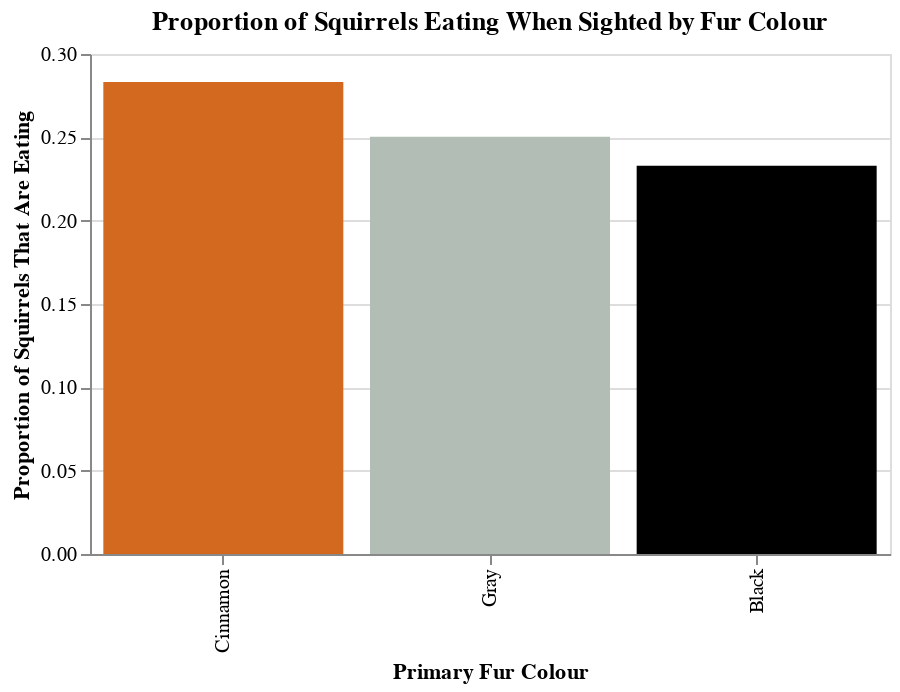

Notebook code cell kept with this figure:
### Code cell
colour_eat = alt.Chart(
    squirrels.dropna(subset = ['primary_fur_color', 'eating']),
    title = alt.Title(text = 'Proportion of Squirrels Eating When Sighted by Fur Colour')
    ).mark_bar().encode(
        x = alt.X('primary_fur_color:N').sort('-y').title('Primary Fur Colour'),
        y = alt.Y('mean(eating):Q', title = 'Proportion of Squirrels That Are Eating'),
        color = alt.Color('primary_fur_color:N').scale(domain = order, range = colours).legend(None)
    ).properties(width = 400, height = 250)

colour_eat

### Figure 1 — Vega specification as saved in the notebook (floating-point values rounded to 4 significant figures)
{"$schema": "https://vega.github.io/schema/vega/v5.json", "data": [{"name": "source_0"}, {"name": "data_0", "values": [{"mean_eating": 0.2503, "primary_fur_color": "Gray"}, {"mean_eating": 0.2832, "primary_fur_color": "Cinnamon"}, {"mean_eating": 0.233, "primary_fur_color": "Black"}]}, {"name": "source_0_x_domain_primary_fur_color", "values": [{"primary_fur_color": "Gray", "sort_field": 0.2503}, {"primary_fur_color": "Cinnamon", "sort_field": 0.2832}, {"primary_fur_color": "Black", "sort_field": 0.233}]}, {"name": "data_0_y_domain_mean_eating", "values": [{"min": 0.233, "max": 0.2832}]}], "marks": [{"type": "rect", "name": "marks", "from": {"data": "data_0"}, "encode": {"update": {"fill": {"field": "primary_fur_color", "scale": "color"}, "x": {"field": "primary_fur_color", "scale": "x"}, "width": {"signal": "max(0.25, bandwidth('x'))"}, "y": {"field": "mean_eating", "scale": "y"}, "y2": {"value": 0, "scale": "y"}}}, "style": ["bar"]}], "scales": [{"name": "x", "type": "band", "domain": {"data": "source_0_x_domain_primary_fur_color", "field": "primary_fur_color", "sort": {"op": "max", "field": "sort_field", "order": "descending"}}, "range": [0, {"signal": "width"}], "paddingInner": 0.1, "paddingOuter": 0.05}, {"name": "y", "type": "linear", "domain": [{"signal": "(data(\"data_0_y_domain_mean_eating\")[0] || {}).min"}, {"signal": "(data(\"data_0_y_domain_mean_eating\")[0] || {}).max"}], "range": [{"signal": "height"}, 0], "zero": true, "nice": true}, {"name": "color", "type": "ordinal", "domain": ["Gray", "Cinnamon", "Black"], "range": ["#B2BEB5", "#D2691E", "#000000"]}], "axes": [{"scale": "y", "grid": true, "minExtent": 0, "zindex": 0, "gridScale": "x", "ticks": false, "tickCount": {"signal": "ceil(height/40)"}, "orient": "left", "labels": false, "aria": false, "domain": false, "maxExtent": 0}, {"scale": "x", "zindex": 0, "labelAlign": "right", "orient": "bottom", "labelAngle": 270, "labelBaseline": "middle", "grid": false, "title": "Primary Fur Colour"}, {"scale": "y", "orient": "left", "grid": false, "tickCount": {"signal": "ceil(height/40)"}, "title": "Proportion of Squirrels That Are Eating", "zindex": 0, "labelOverlap": true}], "title": {"text": "Proportion of Squirrels Eating When Sighted by Fur Colour", "frame": "group"}, "height": 250, "width": 400, "style": "cell", "padding": 5, "background": "white"}
